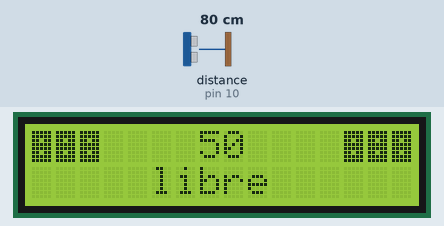
Recording of a sketch running on a simulated Arduino Uno, built with avr-gcc and run on an emulated ATmega328P. On the bench: 16×2 character LCD. Wiring (inferred from the names in the program): ultrasonic range finder: trigger pin 9; echo pin 10. The inputs (shaded band) are chosen by the test bench; at power-on: distance to the obstacle (sensor on pin 10) 80 cm. The echo pulse lasts 58.3 µs per cm; what the sketch prints to the serial monitor is not drawn.

Above: at 1.2 s.
1.3 s: distance to the obstacle (sensor on pin 10) set to 2 cm
At 1.9 s:
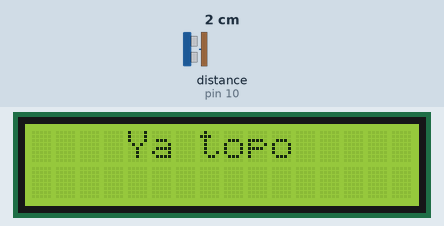
2.9 s: distance to the obstacle (sensor on pin 10) set to 13 cm
At 3.6 s:
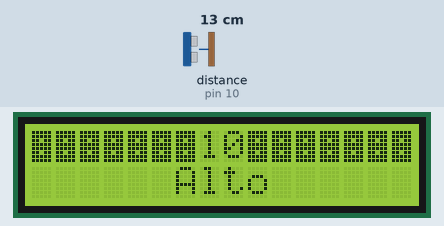
5.9 s: distance to the obstacle (sensor on pin 10) set to 35 cm
At 6.5 s:
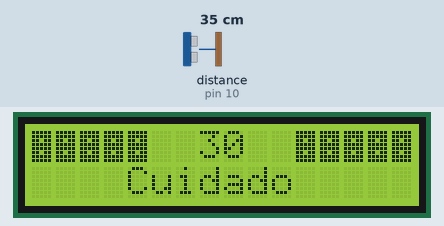
7.5 s: distance to the obstacle (sensor on pin 10) set to 4 cm
At 8.4 s:
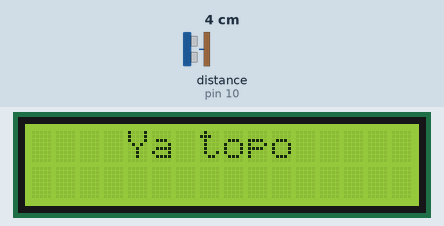
9.1 s: distance to the obstacle (sensor on pin 10) set to 60 cm
At 10.2 s:
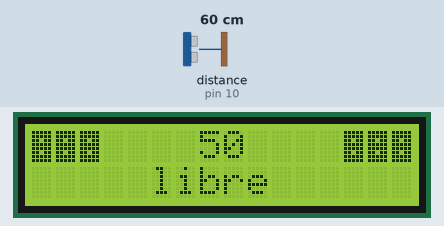
12.1 s: distance to the obstacle (sensor on pin 10) set to 4 cm
At 13.3 s:
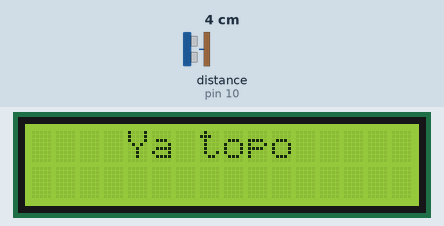
Timing chart, 0 to 15.1 s (numbered marks = the images above; inputs shaded):
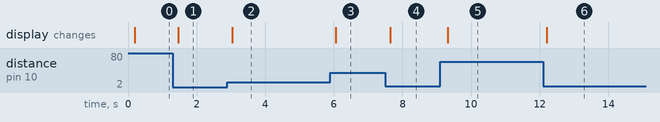

The sketch:

Sensor_de_parqueo.ino
```cpp
/*
   Fundacion Kinal
   Centro educativo tecnico laboral Kinal
   Quinto perito
   Quinto electronica
   Codigo Tecnico: EB5AM
   Curso: Taller de electronica digital y reparacion de computadoras I
   Proyecto: sensor de parqueo
   Nombre: Jared Hernan Ruiz Anleu
   Fecha: 27/04/23
*/
#include <Wire.h>
#include <LiquidCrystal_I2C.h>

#define disparo  9 //definimos el pin al que conectaremos el trigger
#define receptor  10 //definimos el pin al que conetaremos el echo

byte cuadro[] = {
  B11111,
  B11111,
  B11011,
  B11111,
  B11111,
  B11011,
  B11111,
  B11111
};
long sensor, distancia;

void distancia1();
void distancia2();
void distancia3();
void distancia4();

//Crear el objeto lcd  dirección  0x27 y 16 columnas x 2 filas
LiquidCrystal_I2C lcd_JARED(0x27,16,2);  //

void setup() {
  // Inicializar el LCD
  lcd_JARED.init();
  //Encender la luz de fondo.
  lcd_JARED.backlight();
  pinMode(disparo, OUTPUT);//definimos la variable disparo como una salida
  pinMode(receptor,INPUT);//definimos la variable receptro como una entrada
  lcd_JARED.createChar(1,cuadro);
  Serial.begin(9600);
}

void loop() {

   digitalWrite(disparo, HIGH);
   delayMicroseconds(10);
   digitalWrite(disparo, LOW);
   sensor = pulseIn(receptor, HIGH);
   distancia = sensor / 59;
   Serial.println(distancia);
   Serial.println("cm");
   delay(100);

 distancia1();

 distancia2();

 distancia3();

 distancia4();

}

  void distancia1(){
    if(distancia >= 50){
    lcd_JARED.clear();
    lcd_JARED.setCursor(7,0);
    lcd_JARED.print("50");
    lcd_JARED.setCursor(5,1);
    lcd_JARED.print("libre");
    lcd_JARED.setCursor(0,0);
    lcd_JARED.write(1);
    lcd_JARED.setCursor(1,0);
    lcd_JARED.write(1);
    lcd_JARED.setCursor(2,0);
    lcd_JARED.write(1);
    lcd_JARED.setCursor(15,0);
    lcd_JARED.write(1);
    lcd_JARED.setCursor(14,0);
    lcd_JARED.write(1);
    lcd_JARED.setCursor(13,0);
    lcd_JARED.write(1);
    }
  }
 void distancia2(){
  if(distancia >= 30 && distancia <= 35){
    lcd_JARED.clear();
    lcd_JARED.setCursor(7,0);
    lcd_JARED.print("30");
    lcd_JARED.setCursor(4,1);
    lcd_JARED.print("Cuidado");
    lcd_JARED.setCursor(0,0);
    lcd_JARED.write(1);
    lcd_JARED.setCursor(1,0);
    lcd_JARED.write(1);
    lcd_JARED.setCursor(2,0);
    lcd_JARED.write(1);
    lcd_JARED.setCursor(3,0);
    lcd_JARED.write(1);
    lcd_JARED.setCursor(4,0);
    lcd_JARED.write(1);
    lcd_JARED.setCursor(15,0);
    lcd_JARED.write(1);
    lcd_JARED.setCursor(14,0);
    lcd_JARED.write(1);
    lcd_JARED.setCursor(13,0);
    lcd_JARED.write(1);
    lcd_JARED.setCursor(12,0);
    lcd_JARED.write(1);
    lcd_JARED.setCursor(11,0);
    lcd_JARED.write(1);
    }
 }
 void distancia3(){
   if(distancia >= 10 && distancia <= 15){
    lcd_JARED.clear();
    lcd_JARED.setCursor(7,0);
    lcd_JARED.print("10");
    lcd_JARED.setCursor(6,1);
    lcd_JARED.print("Alto");
    lcd_JARED.setCursor(0,0);
    lcd_JARED.write(1);
    lcd_JARED.setCursor(1,0);
    lcd_JARED.write(1);
    lcd_JARED.setCursor(2,0);
    lcd_JARED.write(1);
    lcd_JARED.setCursor(3,0);
    lcd_JARED.write(1);
    lcd_JARED.setCursor(4,0);
    lcd_JARED.write(1);
    lcd_JARED.setCursor(5,0);
    lcd_JARED.write(1);
    lcd_JARED.setCursor(6,0);
    lcd_JARED.write(1);
    lcd_JARED.setCursor(15,0);
    lcd_JARED.write(1);
    lcd_JARED.setCursor(14,0);
    lcd_JARED.write(1);
    lcd_JARED.setCursor(13,0);
    lcd_JARED.write(1);
    lcd_JARED.setCursor(12,0);
    lcd_JARED.write(1);
    lcd_JARED.setCursor(11,0);
    lcd_JARED.write(1);
    lcd_JARED.setCursor(10,0);
    lcd_JARED.write(1);
    lcd_JARED.setCursor(9,0);
    lcd_JARED.write(1);

    }
 }
 void distancia4(){
  if(distancia >= 1  && distancia <= 5){
    lcd_JARED.clear();
    lcd_JARED.setCursor(4,0);
    lcd_JARED.print("Ya topo");
  }
 }
```

Measured:
- after the input at 1.3 s, the display: changes after 0.16 s (image 1)
- after the input at 2.9 s, the display: changes after 0.14 s (image 2)
- after the input at 5.9 s, the display: changes after 0.15 s (image 3)
- after the input at 7.5 s, the display: changes after 0.14 s (image 4)
- after the input at 9.1 s, the display: changes after 0.22 s (image 5)
- after the input at 12.1 s, the display: changes after 0.11 s (image 6)
